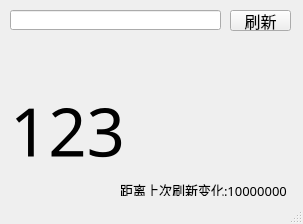
<?xml version="1.0" encoding="UTF-8"?>
<ui version="4.0">
 <class>MainWindow</class>
 <widget class="QMainWindow" name="MainWindow">
  <property name="geometry">
   <rect>
    <x>0</x>
    <y>0</y>
    <width>303</width>
    <height>224</height>
   </rect>
  </property>
  <property name="font">
   <font>
    <family>微软雅黑</family>
    <pointsize>12</pointsize>
   </font>
  </property>
  <property name="windowTitle">
   <string>MainWindow</string>
  </property>
  <widget class="QWidget" name="centralwidget">
   <widget class="QLineEdit" name="lineEdit">
    <property name="geometry">
     <rect>
      <x>10</x>
      <y>10</y>
      <width>211</width>
      <height>20</height>
     </rect>
    </property>
   </widget>
   <widget class="QPushButton" name="pushButton">
    <property name="geometry">
     <rect>
      <x>230</x>
      <y>10</y>
      <width>61</width>
      <height>21</height>
     </rect>
    </property>
    <property name="text">
     <string>刷新</string>
    </property>
   </widget>
   <widget class="QLabel" name="label_fansnum">
    <property name="geometry">
     <rect>
      <x>10</x>
      <y>90</y>
      <width>281</width>
      <height>81</height>
     </rect>
    </property>
    <property name="font">
     <font>
      <family>微软雅黑</family>
      <pointsize>50</pointsize>
     </font>
    </property>
    <property name="text">
     <string>123</string>
    </property>
   </widget>
   <widget class="QLabel" name="label_change">
    <property name="geometry">
     <rect>
      <x>120</x>
      <y>180</y>
      <width>171</width>
      <height>20</height>
     </rect>
    </property>
    <property name="font">
     <font>
      <family>微软雅黑</family>
      <pointsize>10</pointsize>
     </font>
    </property>
    <property name="text">
     <string>距离上次刷新变化:10000000</string>
    </property>
   </widget>
  </widget>
  <widget class="QStatusBar" name="statusbar"/>
 </widget>
 <resources/>
 <connections/>
</ui>
